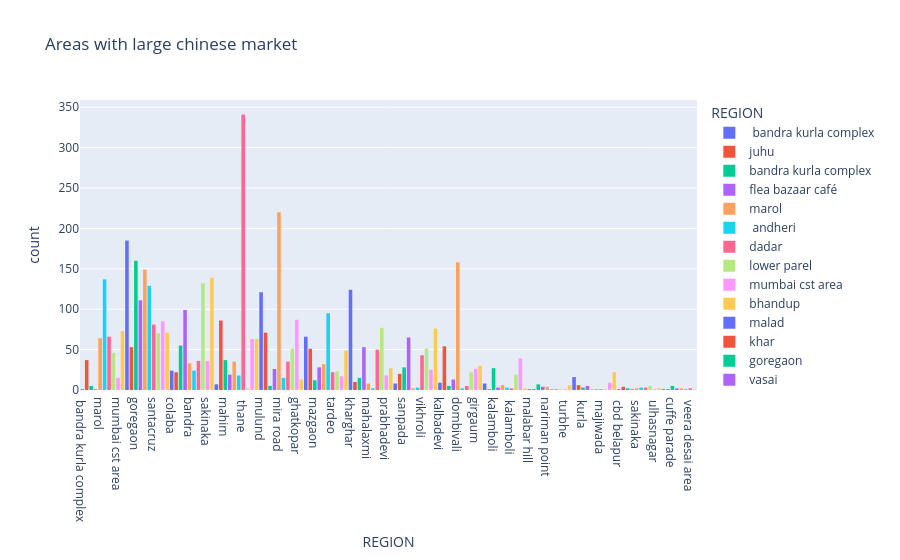

The notebook cell saved with this chart:
### Code cell
px.histogram(chinese_df, x="REGION", title="Areas with large chinese market", color="REGION").show()
